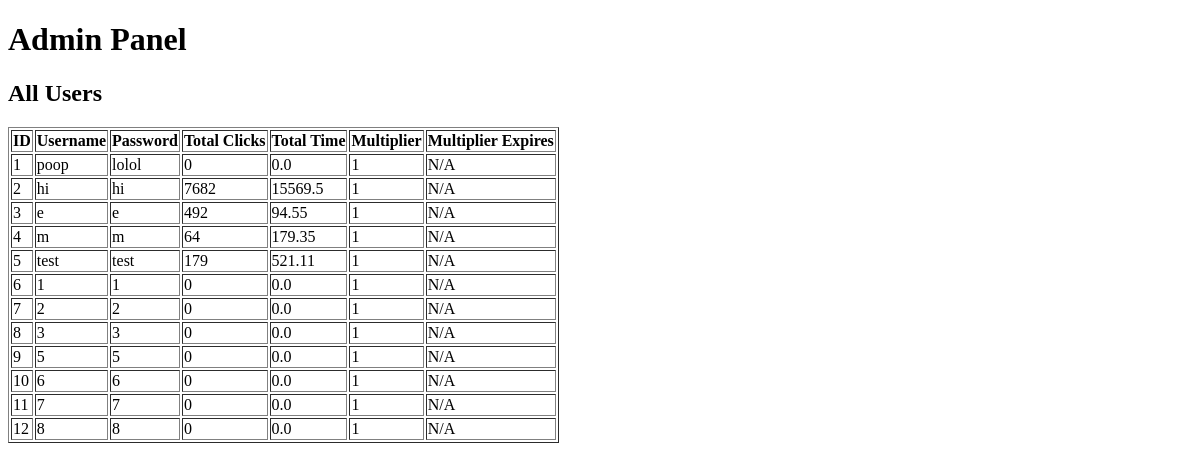
/admin, run on an earlier commit of the app's database.
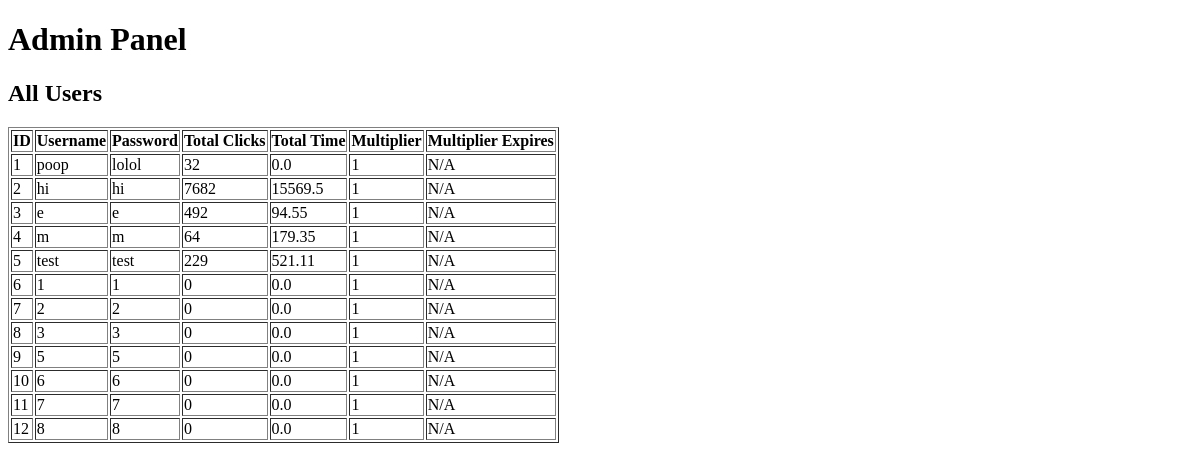
And on a later commit of the database.
### app.py (models this page shows)
class User(db.Model):
    id = db.Column(db.Integer, primary_key=True)
    username = db.Column(db.String(80), unique=True, nullable=False)
    password = db.Column(db.String(80), nullable=False)  # Simple password storage
    total_clicks = db.Column(db.Integer, default=0)
    total_time = db.Column(db.Float, default=0.0)
    multiplier = db.Column(db.Integer, default=1)
    multiplier_expires = db.Column(db.DateTime, nullable=True)

### app.py (the view)
@app.route('/admin')
def admin():
    users = User.query.all()
    return render_template('admin.html', users=users)

### templates/admin.html (shortened to what this page needs)
<!DOCTYPE html>
<html lang="en">
<head>
</head>
<body>
    <h1>Admin Panel</h1>
    <h2>All Users</h2>
    <table border="1">
        <thead>
            <tr>
                <th>ID</th>
                <th>Username</th>
                <th>Password</th>
                <th>Total Clicks</th>
                <th>Total Time</th>
                <th>Multiplier</th>
                <th>Multiplier Expires</th>
            </tr>
        </thead>
        <tbody>
            {% for user in users %}
            <tr>
                <td>{{ user.id }}</td>
                <td>{{ user.username }}</td>
                <td>{{ user.password }}</td>
                <td>{{ user.total_clicks }}</td>
                <td>{{ user.total_time | round(2) }}</td>
                <td>{{ user.multiplier }}</td>
                <td>{{ user.multiplier_expires if user.multiplier_expires else 'N/A' }}</td>
            </tr>
            {% else %}
            <tr>
                <td colspan="6">No users found.</td>
            </tr>
            {% endfor %}
        </tbody>
    </table>
</body>
</html>

What changed in the data, as far as the page shows it:
changed User "poop": total_clicks "0" → "32"
changed User "test": total_clicks "179" → "229"
